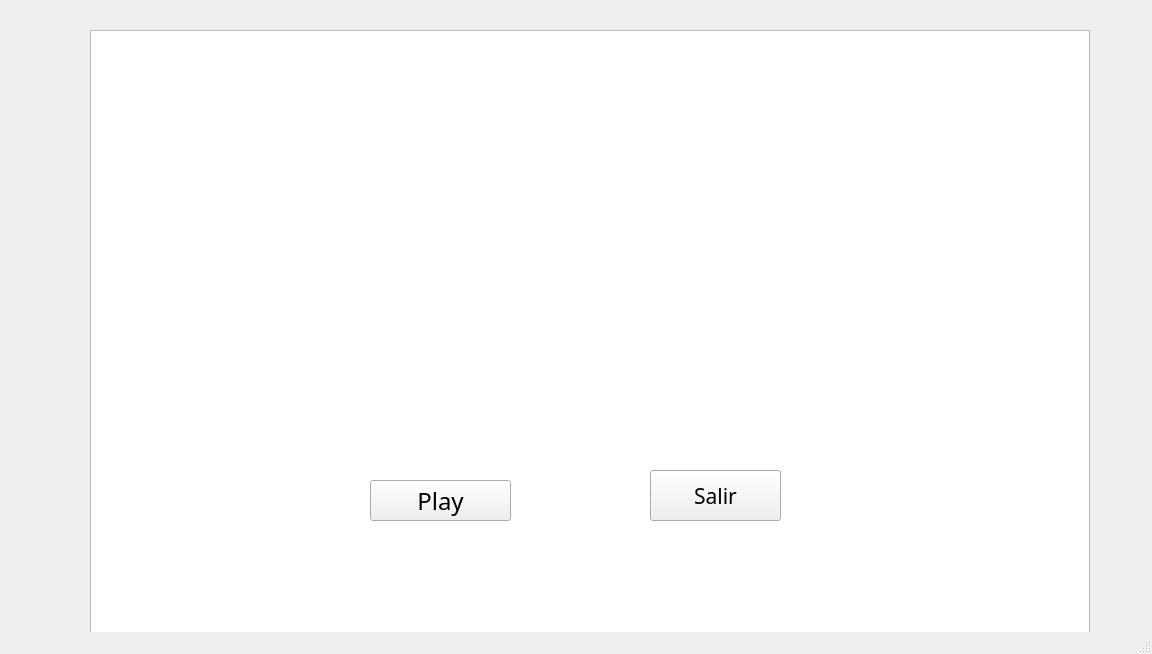
<?xml version="1.0" encoding="UTF-8"?>
<ui version="4.0">
 <class>MainWindow</class>
 <widget class="QMainWindow" name="MainWindow">
  <property name="geometry">
   <rect>
    <x>0</x>
    <y>0</y>
    <width>1152</width>
    <height>654</height>
   </rect>
  </property>
  <property name="windowTitle">
   <string>MainWindow</string>
  </property>
  <widget class="QWidget" name="centralwidget">
   <widget class="QGraphicsView" name="graphicsView">
    <property name="geometry">
     <rect>
      <x>90</x>
      <y>30</y>
      <width>1000</width>
      <height>650</height>
     </rect>
    </property>
   </widget>
   <widget class="QPushButton" name="pushButton">
    <property name="geometry">
     <rect>
      <x>370</x>
      <y>480</y>
      <width>141</width>
      <height>41</height>
     </rect>
    </property>
    <property name="font">
     <font>
      <family>Viner Hand ITC</family>
      <pointsize>18</pointsize>
     </font>
    </property>
    <property name="text">
     <string>Play</string>
    </property>
   </widget>
   <widget class="QPushButton" name="pushButton_2">
    <property name="geometry">
     <rect>
      <x>650</x>
      <y>470</y>
      <width>131</width>
      <height>51</height>
     </rect>
    </property>
    <property name="font">
     <font>
      <family>Viner Hand ITC</family>
      <pointsize>16</pointsize>
     </font>
    </property>
    <property name="text">
     <string>Salir</string>
    </property>
   </widget>
  </widget>
  <widget class="QMenuBar" name="menubar">
   <property name="geometry">
    <rect>
     <x>0</x>
     <y>0</y>
     <width>1152</width>
     <height>26</height>
    </rect>
   </property>
  </widget>
  <widget class="QStatusBar" name="statusbar"/>
 </widget>
 <resources/>
 <connections/>
</ui>
